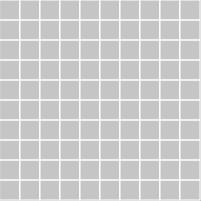
Frame 1 (no input)
Frame 60 (no input): identical to frame 1, image omitted
Frame 120 (the mouse pressed at the canvas centre since frame 60): identical to frame 1, image omitted

The p5.js sketch that drew this single still picture (run headless with seeded random() and noise() and a simulated clock; from frame 60 on, the mouse is pressed at the canvas centre):

// p5.js sketch
// ── sketch.js
// Minessweeper

function make2dArray(cols, rows) {
	var arr = new Array(cols);
	for(var i = 0; i < cols; i++){
		arr[i] = new Array(rows);
	}
	return arr;
}

var grid;
var cols;
var rows;
var w = 20;
var totalBees = 10;

function setup() {
	createCanvas(201, 201);
	cols = floor(width/w);
	rows = floor(height/w);
	grid = make2dArray(cols, rows);
	for(var i = 0; i < cols; i++){
		for(var j = 0; j < rows; j++){
			grid[i][j] = new Cell(i, j, w);
		}
	}

	// Pick totalBees spots
	for(var n = 0; n < totalBees; n++){
		var i = floor(random(cols));
		var j = floor(random(rows));
		while(grid[i][j].bee == true){
			i = floor(random(cols));
			j = floor(random(rows));
		}
		grid[i][j].bee = true;
	}

	for(var i = 0; i < cols; i++){
		for(var j = 0; j < rows; j++){
			grid[i][j].countBees();
		}
	}

}

function draw() {
	background(197);
	for(var i = 0; i < cols; i++){
		for(var j = 0; j < rows; j++){
			grid[i][j].show();
		}
	}
}

function gameOver() {
	for(var i = 0; i < cols; i++){
		for(var j = 0; j < rows; j++){
			grid[i][j].revealed = true;
		}
	}
}

function mousePressed() {
	for(var i = 0; i < cols; i++){
		for(var j = 0; j < rows; j++){
			if(grid[i][j].contains(mouseX, mouseY)){
				grid[i][j].reveal();

				if(grid[i][j].bee){
					gameOver();
				}
			}
		}
	}
}
// ── cell.js

function Cell(i, j, w) {
	this.i = i;
	this.j = j;
	this.x = i * w;
	this.y = j * w;
	this.w = w;
	this.bee = false;
	this.neighborCount = 0;

	this.revealed = false;

}

Cell.prototype.show = function() {
	stroke(255);
	noFill();
	rect(this.x, this.y, this.w, this.w);

	if(this.revealed){
		if(this.bee){
			fill(220);
			rect(this.x, this.y, this.w, this.w);
			fill(100);
			ellipse(this.x + this.w * 0.5, this.y + this.w * 0.5, this.w * 0.5);
		}
		else{
			fill(220);
			rect(this.x, this.y, this.w, this.w);
			
			if(this.neighborCount > 0){
				textAlign(CENTER);
				fill(0);
				text(this.neighborCount, this.x + this.w * 0.5, this.y + this.w * 0.5 + 5);
			}
		}
	}
};

Cell.prototype.countBees = function() {
	if(this.bee){
		return -1;
	}
	var total = 0;
	for(var i = -1; i <= 1; i++){
		for(var j = -1; j <= 1; j++){
			var x = this.i + i;
			var y = this.j + j;
			if(x > -1 && x < cols && y > -1 && y < rows){
				var neighbor = grid[x][y];
				if(neighbor.bee){
					total += 1;
				}
			}
		}
	}
	this.neighborCount = total
};

Cell.prototype.contains = function(x, y) {
	return (x > this.x && x < this.x + this.w && y > this.y && y < this.y + this.w)
};

Cell.prototype.reveal = function() {
	this.revealed = true
	if(this.neighborCount == 0 && !this.bee){
		this.floodFill();
	}
};

Cell.prototype.floodFill = function() {
	for(var i = -1; i <= 1; i++){
		for(var j = -1; j <= 1; j++){
			var x = this.i + i;
			var y = this.j + j;
			if(x > -1 && x < cols && y > -1 && y < rows){
				var neighbor = grid[x][y];
				if(!neighbor.bee && !neighbor.revealed){
					neighbor.reveal();
				}
			}
		}
	}
};
